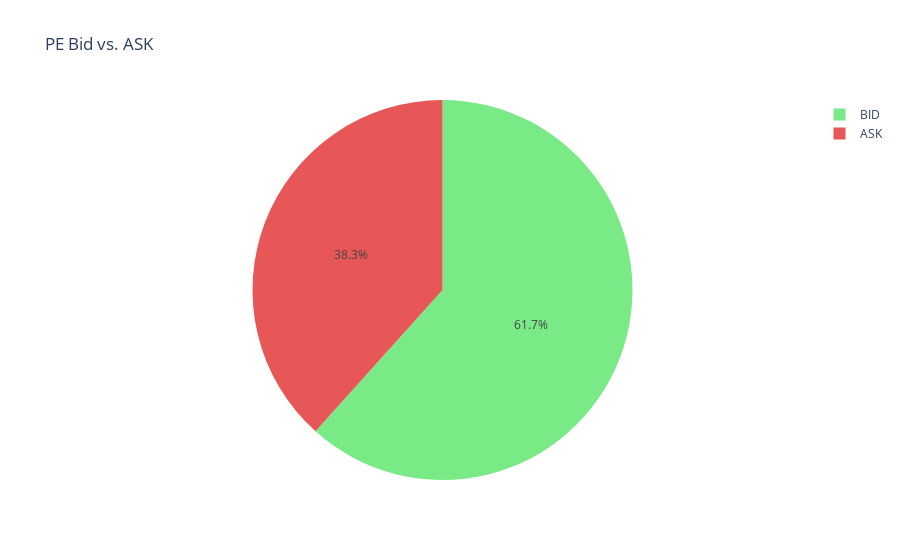
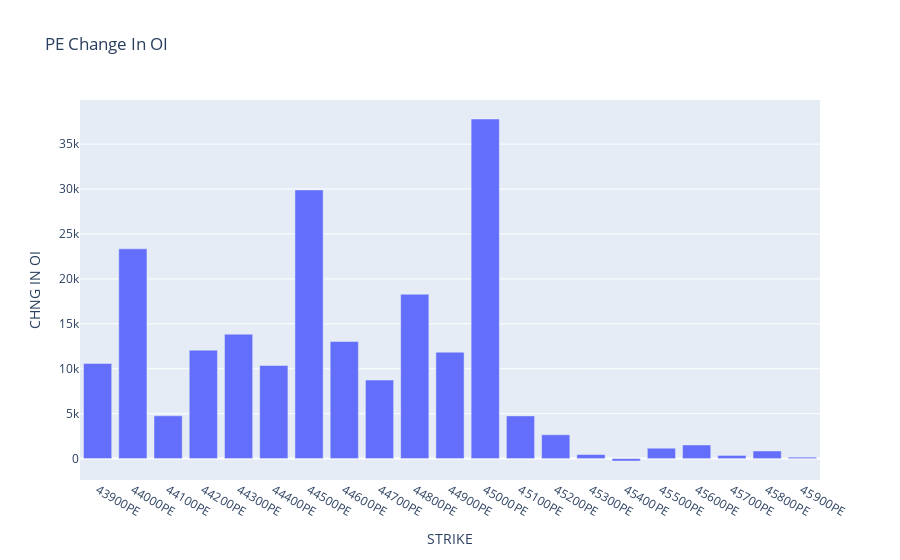
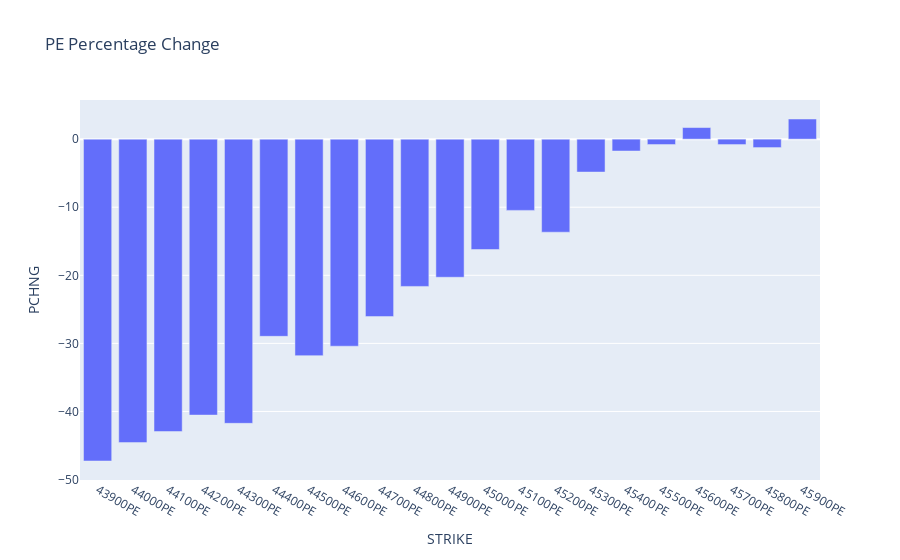

These figures' notebook cell, in order:
### Code cell
oal.option_peformance(processed_oi_data,'PE')

### Figure 1 — Plotly figure (JSON) as saved in the notebook; plotly's stock layout.template omitted (floating-point values rounded to 4 significant figures)
{"data": [{"customdata": [["BID"], ["ASK"]], "domain": {"x": [0, 1], "y": [0, 1]}, "hovertemplate": "Action=%{customdata[0]}<br>Quantity=%{value}<extra></extra>", "labels": ["BID", "ASK"], "legendgroup": "", "marker": {"colors": ["#79EA86", "#e75757"]}, "name": "", "showlegend": true, "type": "pie", "values": [6825, 4245]}], "layout": {"legend": {"tracegroupgap": 0}, "title": {"text": "PE Bid vs. ASK"}}}

### Figure 2 — Plotly figure (JSON) as saved in the notebook; plotly's stock layout.template omitted (floating-point values rounded to 4 significant figures)
{"data": [{"alignmentgroup": "True", "hovertemplate": "STRIKE=%{x}<br>CHNG IN OI=%{y}<extra></extra>", "legendgroup": "", "marker": {"color": "#636efa", "pattern": {"shape": ""}}, "name": "", "offsetgroup": "", "orientation": "v", "showlegend": false, "textposition": "auto", "type": "bar", "x": ["43900PE", "44000PE", "44100PE", "44200PE", "44300PE", "44400PE", "44500PE", "44600PE", "44700PE", "44800PE", "44900PE", "45000PE", "45100PE", "45200PE", "45300PE", "45400PE", "45500PE", "45600PE", "45700PE", "45800PE", "45900PE"], "xaxis": "x", "y": [10588, 23344, 4761, 12070, 13849, 10357, 29901, 13036, 8742, 18293, 11841, 37795, 4751, 2651, 453, -268, 1156, 1516, 352, 846, 161], "yaxis": "y"}], "layout": {"barmode": "relative", "legend": {"tracegroupgap": 0}, "title": {"text": "PE Change In OI"}, "xaxis": {"anchor": "y", "domain": [0, 1], "title": {"text": "STRIKE"}}, "yaxis": {"anchor": "x", "domain": [0, 1], "title": {"text": "CHNG IN OI"}}}}

### Figure 3 — Plotly figure (JSON) as saved in the notebook; plotly's stock layout.template omitted (floating-point values rounded to 4 significant figures)
{"data": [{"alignmentgroup": "True", "hovertemplate": "STRIKE=%{x}<br>PCHNG=%{y}<extra></extra>", "legendgroup": "", "marker": {"color": "#636efa", "pattern": {"shape": ""}}, "name": "", "offsetgroup": "", "orientation": "v", "showlegend": false, "textposition": "auto", "type": "bar", "x": ["43900PE", "44000PE", "44100PE", "44200PE", "44300PE", "44400PE", "44500PE", "44600PE", "44700PE", "44800PE", "44900PE", "45000PE", "45100PE", "45200PE", "45300PE", "45400PE", "45500PE", "45600PE", "45700PE", "45800PE", "45900PE"], "xaxis": "x", "y": [-47.27, -44.57, -42.95, -40.53, -41.74, -28.96, -31.8, -30.41, -26.06, -21.63, -20.29, -16.21, -10.46, -13.67, -4.835, -1.745, -0.792, 1.703, -0.7945, -1.237, 2.96], "yaxis": "y"}], "layout": {"barmode": "relative", "legend": {"tracegroupgap": 0}, "title": {"text": "PE Percentage Change"}, "xaxis": {"anchor": "y", "domain": [0, 1], "title": {"text": "STRIKE"}}, "yaxis": {"anchor": "x", "domain": [0, 1], "title": {"text": "PCHNG"}}}}
